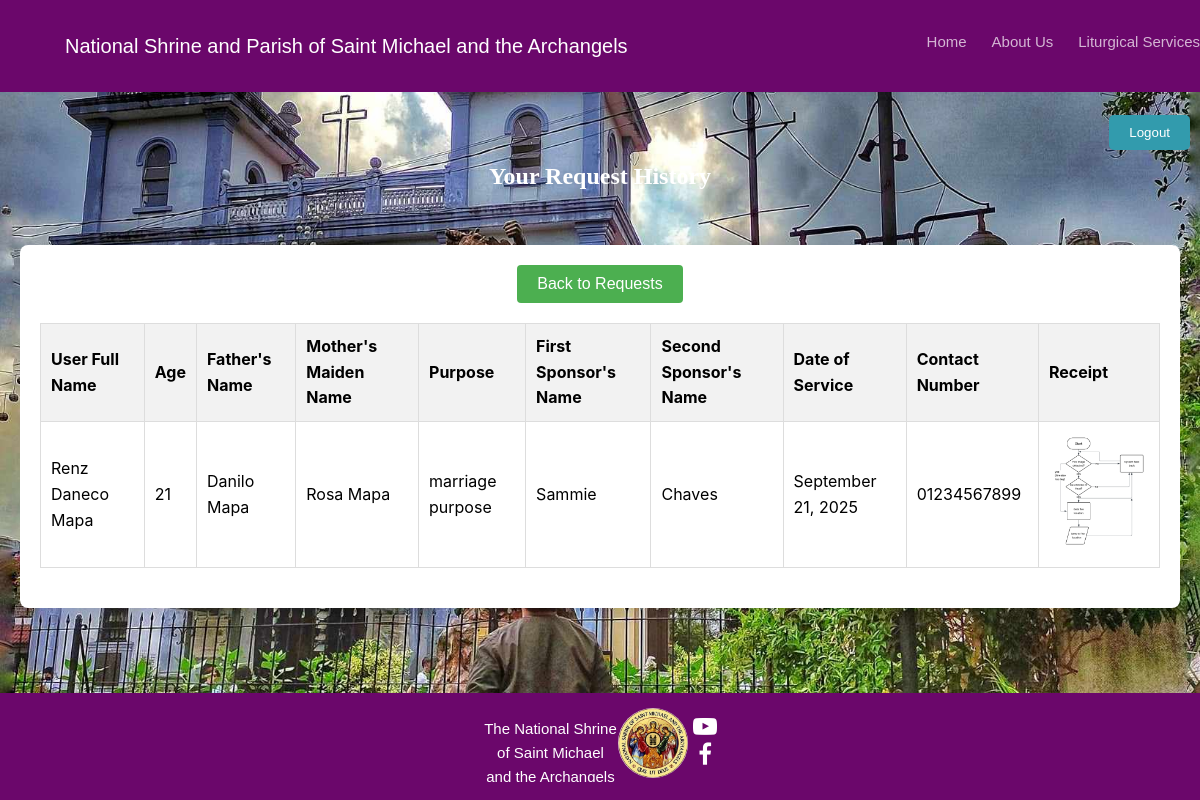
/user_interface_history.php (signed in), run on the app's committed database.
### tables this page shows
CREATE TABLE `history` (
  `id` int(11) NOT NULL,
  `user_email` varchar(255) DEFAULT NULL,
  `user_full_name` varchar(255) DEFAULT NULL,
  `sponsor_1` varchar(255) DEFAULT NULL,
  `sponsor_2` varchar(255) DEFAULT NULL,
  `receipt` varchar(255) DEFAULT NULL,
  `receipt_code` varchar(255) DEFAULT NULL,
  `age` varchar(20) DEFAULT NULL,
  `date_column` date DEFAULT NULL,
  `father_name` varchar(255) DEFAULT NULL,
  `mother_maiden_name` varchar(255) DEFAULT NULL,
  `purpose_for` varchar(255) DEFAULT NULL,
  `contact_number` varchar(20) DEFAULT NULL,
  `pending` tinyint(1) DEFAULT NULL,
  `approval_status` tinyint(1) DEFAULT NULL,
  `user_full_name_pamisa` varchar(255) DEFAULT NULL,
  `purpose_for_pamisa` varchar(255) DEFAULT NULL,
  `sponsor_pamisa` varchar(255) DEFAULT NULL,
  `date_column_pamisa` date DEFAULT NULL
);

### user_interface_history.php (the view, shortened to what this page needs)
<?php
include 'connection.php';
$userEmail = $_SESSION['user_email'];
$sql = "SELECT user_full_name, age, father_name, mother_maiden_name, purpose_for, sponsor_1, sponsor_2, date_column, contact_number, receipt_code, receipt FROM history WHERE user_email = ? AND (user_full_name_pamisa IS NULL OR user_full_name_pamisa = '')";
$stmt = $conn->prepare($sql);
$stmt->bind_param("s", $userEmail);
$stmt->execute();
$result = $stmt->get_result();
if ($result->num_rows > 0) {
    $historyData = $result->fetch_all(MYSQLI_ASSOC);
} else {
    $historyData = [];
}
?>
<!DOCTYPE html>
<html lang="en">
<head>
    <link rel="stylesheet" href="styling/user_history_style.css">
    <link rel="stylesheet" href="https://cdnjs.cloudflare.com/ajax/libs/font-awesome/4.7.0/css/font-awesome.min.css">
</head>
<body>
<div class="header-container">
    <div class="header">
        <a href="index.php">National Shrine and Parish of Saint Michael and the Archangels</a>
    </div>
    <nav class="nav">
        <a href="user_interface.php" class="Home-link">Home</a>
        <a href="navbar/Aboutus.html" class="AU-link">About Us</a>
        <a href="navbar/Liturgical.html" class="LS-link">Liturgical Services</a>
    </nav>
</div>
<div class="logout-container">
    <form action="functions/logout.php" method="post">
        <button type="submit" class="logout-button">Logout</button>
    </form>
</div>
<h2>Your Request History</h2>
<main>
<form action="user_interface.php" method="get" class="back-button">
        <button type="submit">Back to Requests</button>
    </form>
    <?php if (!empty($historyData)) : ?>
    <table>
        <thead>
            <tr>
                <th>User Full Name</th>
                <th>Age</th>
                <th>Father's Name</th>
                <th>Mother's Maiden Name</th>
                <th>Purpose</th>
                <th>First Sponsor's Name</th>
                <th>Second Sponsor's Name</th>
                <th>Date of Service</th>
                <th>Contact Number</th>
                <th>Receipt</th>
            </tr>
        </thead>
        <tbody>
<?php foreach ($historyData as $row) : ?>
        <tr>
            <td><?php echo htmlspecialchars($row['user_full_name']); ?></td>
            <td><?php echo htmlspecialchars($row['age']); ?></td>
            <td><?php echo htmlspecialchars($row['father_name']); ?></td>
            <td><?php echo htmlspecialchars($row['mother_maiden_name']); ?></td>
            <td><?php echo htmlspecialchars($row['purpose_for']); ?></td>
            <td><?php echo htmlspecialchars($row['sponsor_1']); ?></td>
            <td><?php echo htmlspecialchars($row['sponsor_2']); ?></td>
            <td>
                <?php
                    $date = new DateTime($row['date_column']);
                    echo $date->format('F j, Y');
                ?>
            </td>
            <td><?php echo htmlspecialchars($row['contact_number']); ?></td>
            <td>
                <?php
                    $receiptPath = "g_cash_receipts/" . htmlspecialchars($row['receipt_code']) . "_" . htmlspecialchars($row['receipt']);
                    if (file_exists($receiptPath)) {
                        echo "<img src='" . $receiptPath . "' alt='Receipt' width='100'>";
                    } else {
                        echo "Receipt not found";
                    }
                ?>
            </td>
        </tr>
<?php endforeach; ?>
    </tbody>
    </table>
<?php else : ?>
    <p class="no-data">No history data found.</p>
<?php endif; ?>
</main>
<div class="footer-container">
    <a href="index.php" class="title">The National Shrine of Saint Michael and the Archangels</a>
    <a href="index.php">
        <img src="image/logo.jpg">
    </a>
    <div class="social-container">
        <a href="https://www.youtube.com/@nationalshrineofst.michael3316" class="youtube">
            <i style="font-size:24px" class="fa">&#xf16a;</i>
        </a>
        <a href="https://www.facebook.com/sanmiguelnationalshrineofficial" class="facebook">
            <i style="font-size:24px" class="fa">&#xf09a;</i>
        </a>
    </div>
</div>
</body>
</html>

### styling/user_history_style.css (style rules this page uses)
body { font-family: "Inter", sans-serif; line-height: 1.6; margin: 0; background-image: url("background for everything.jpg"); background-size: cover; background-position: center; display: flex; flex-direction: column; min-height: 100vh; }
.logout-container { position: absolute; top: 115px; right: 10px; }
.logout-button { background-color: #329bad; color: white; padding: 10px 20px; border: none; border-radius: 5px; cursor: pointer; transition: background-color 0.3s; }
.header-container { display: flex; align-items: flex-start; padding: 15px 0; background-color: rgb(107, 7, 107); font-family: Arial, sans-serif; }
.header { display: flex; justify-content: space-between; padding: 15px; }
.header a { margin: 0; color: white; font-size: 20px; font-weight: 100; margin-left: 50px; }
.nav { display: flex; gap: 25px; align-items: center; margin-left: 284px; position: relative; top: 15px; opacity: 0.7; }
a { color: white; text-decoration: none; cursor: pointer; font-size: 15px; }
h2 { margin-top: 55px; text-align: center; color: #ffffff; font-family: "Times New Roman", Times, serif; position: relative; display: inline-block; padding: 10px 20px; }
.back-button { text-align: center; margin-bottom: 20px; }
.back-button button { padding: 10px 20px; background-color: #4caf50; color: white; border: none; cursor: pointer; border-radius: 4px; font-size: 16px; transition: background-color 0.3s ease; }
main { margin: 20px; background-color: #fff; box-shadow: 0 0 20px rgba(0, 0, 0, 0.1); padding: 20px; border-radius: 8px; }
table { width: 100%; border-collapse: collapse; margin-bottom: 20px; }
th, td { border: 1px solid #ddd; padding: 10px; text-align: left; }
th { background-color: #f2f2f2; }
img { max-width: 100px; height: auto; }
.footer-container { display: flex; justify-content: center; align-items: center; padding: 15px 0; background-color: rgb(107, 7, 107); font-family: Arial, sans-serif; margin-top: auto; width: 100%; }
.footer-container .title { text-align: center; max-width: 135px; display: block; overflow: hidden; padding-top: 5px; height: 65px; }
.footer-container img { width: 70px; height: 70px; border-radius: 35px; overflow: hidden; }
.social-container { display: flex; flex-direction: column; align-items: center; justify-content: space-around; margin-bottom: 50px; height: 15px; margin-left: 5px; }

### data on the page
history: user_full_name "Renz Daneco Mapa", age "21", father_name "Danilo Mapa", mother_maiden_name "Rosa Mapa", purpose_for "marriage purpose", sponsor_1 "Sammie", sponsor_2 "Chaves", date_column "September 21, 2025", contact_number "01234567899", receipt_code+receipt (placeholder picture)
